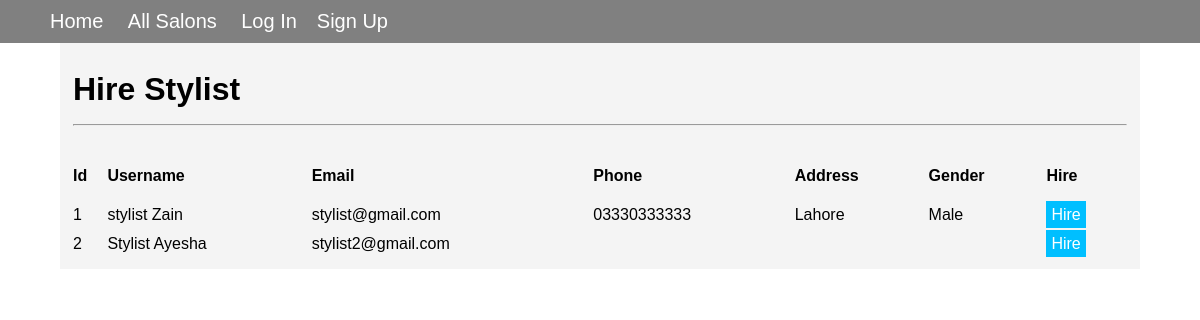
The page /super_admin/stylist_service_hire.php on the database its author committed.
### tables this page shows
CREATE TABLE `tbl_stylist` (
  `stylist_id` int(11) NOT NULL,
  `username` varchar(100) NOT NULL,
  `email` varchar(100) NOT NULL,
  `phone` varchar(15) DEFAULT NULL,
  `address` varchar(255) DEFAULT NULL,
  `gender` varchar(10) DEFAULT NULL,
  `profile_image` varchar(255) DEFAULT NULL,
  `password` varchar(255) NOT NULL,
  `services` int(11) DEFAULT NULL,
  `join_date` date NOT NULL
);

### super_admin/stylist_service_hire.php (the view, shortened to what this page needs)
<!DOCTYPE html>
<html>
<head>
    <link rel="stylesheet" href="../include_files/mystyle.css">
</head>
<body>
<?php include_once "../navigation.php"; ?>
<table border="0">
    <tr>
        <td colspan="20"><h1>Hire Stylist</h1><hr><br></td>
    </tr>
    <tr>
        <td><strong>Id</strong></td>
        <td><strong>Username</strong></td>
        <td><strong>Email</strong></td>
        <td><strong>Phone</strong></td>
        <td><strong>Address</strong></td>
        <td><strong>Gender</strong></td>
        <td><strong>Hire</strong></td>
    </tr>
    <?php
    require_once '../database_connection.php';
    $sql = "SELECT * FROM tbl_stylist";
    $stmt = $conn->prepare($sql);
    $stmt->execute();
    if ($stmt->rowCount() > 0) {
        while ($row = $stmt->fetch(PDO::FETCH_ASSOC)) {
            echo "<tr>";
            echo "<td>".$row['stylist_id']."</td>";
            echo "<td>".$row['username']."</td>";
            echo "<td>".$row['email']."</td>";
            echo "<td>".$row['phone']."</td>";
            echo "<td>".$row['address']."</td>";
            echo "<td>".$row['gender']."</td>";
            echo "<td><a class='services' href='stylist_work_assign.php?stylist_id=".$row['stylist_id']."'>Hire</a></td>";
            echo "</tr>";
        }
    } else {
        echo '<tr>';
        echo '<td><h2>No User Found</h2></td>';
        echo '</tr>';
    }
    ?>
</table>
</body>
</html>

### include_files/mystyle.css (style rules this page uses)
body { font-family: sans-serif; margin: 0; }
* { box-sizing: border-box; }

### super_admin/stylist_service_hire.php (style rules this page uses)
table { padding: 10px; background-color: #d3d3d340; width: 90%; margin: 0 auto; line-height: 25px; }
.services { background-color: deepskyblue; padding: 5px; color: white; text-decoration: none; }

### rows shown on the page
tbl_stylist: stylist_id "1", username "stylist Zain", email "stylist@gmail.com", phone "03330333333", address "Lahore", gender "Male"
tbl_stylist: stylist_id "2", username "Stylist Ayesha", email "stylist2@gmail.com"
